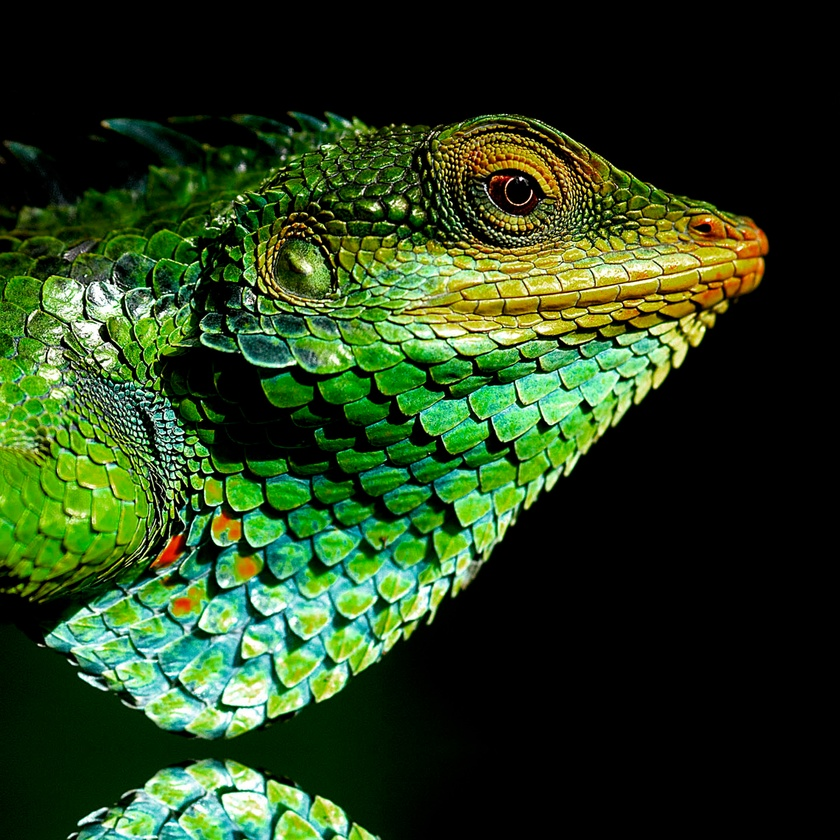
#> input picture w1_sobel/img/lizard.jpg, 840 x 840 px, shrunk from 4000 x 4000 before the run
$ python python_manual.py img/lizard.jpg img/house.jpg img/ball.jpg
#> lines starting #> are read from the running program, lines starting #| are printed output that depends on the picture
#> further down, img is the input picture: shape (840, 840, 3); mean B, G, R 28.3, 63.5, 39.4
import sys
import cv2
import time
import numpy as np


# python python_manual.py img/lizard.jpg img/house.jpg img/ball.jpg

def convert_to_greyscale(img):
    blue = img[:, :, 0]
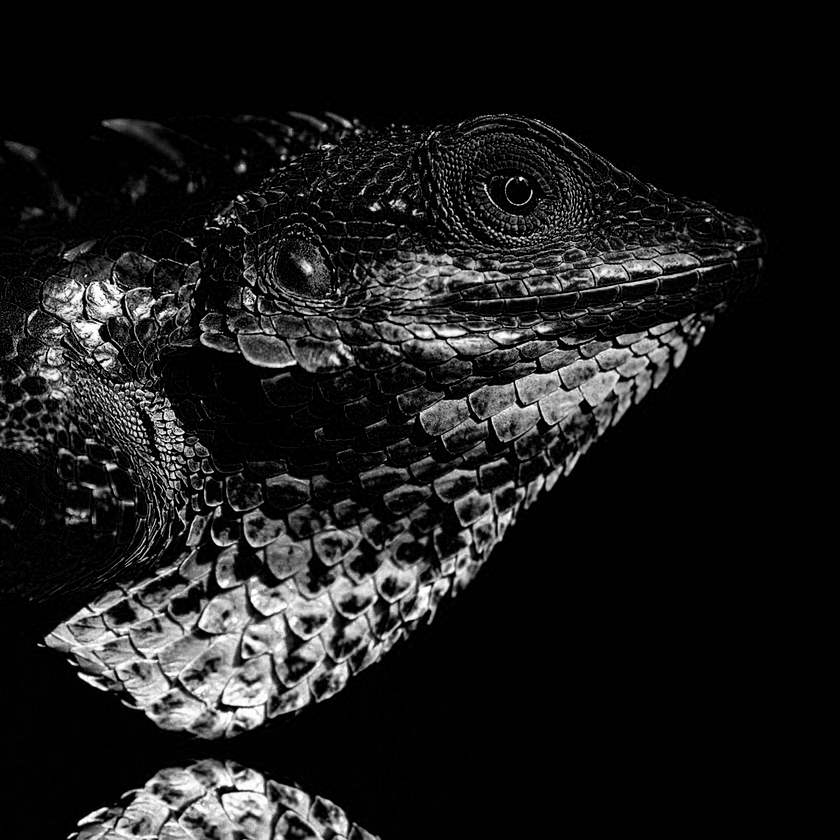
#> blue: shape (840, 840); min 0, max 255, mean 28.3
    green = img[:, :, 1]
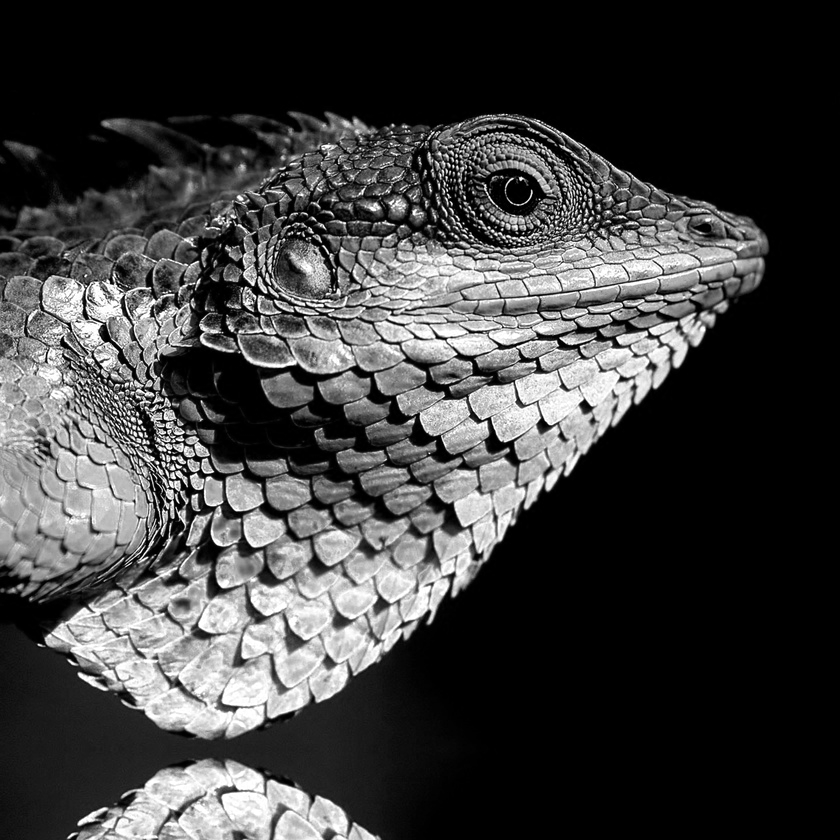
#> green: shape (840, 840); min 0, max 255, mean 63.5
    red = img[:, :, 2]
    grey_channel = 0.2 * blue + 0.5 * green + 0.3 * red
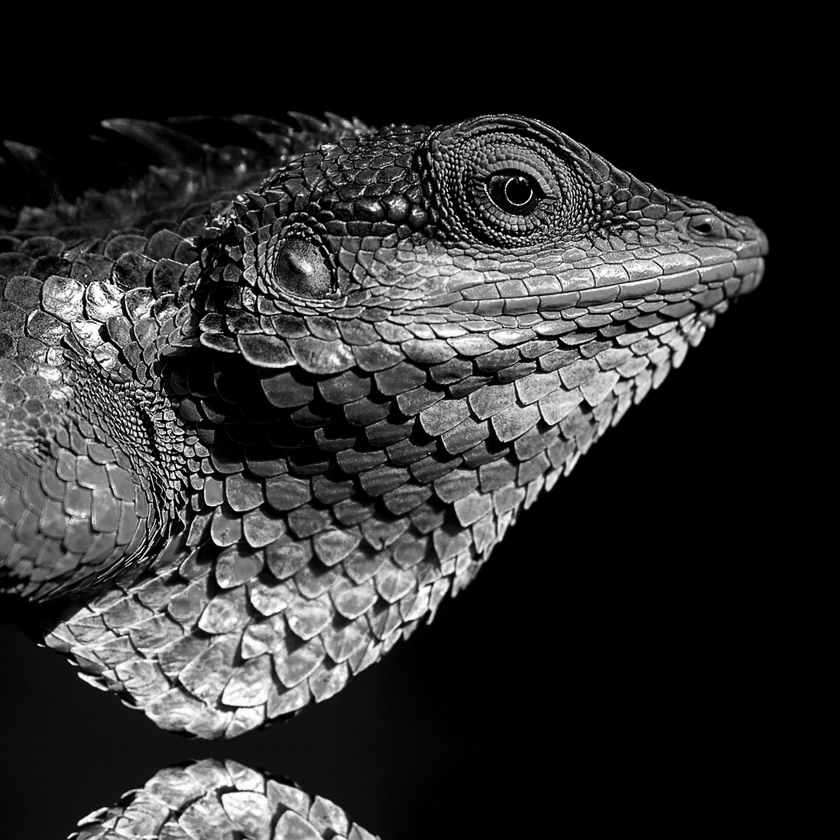
#> grey_channel: shape (840, 840) float64; min 0, max 255, mean 49.2
    return grey_channel


sobel_kernel_x = np.array([[-1, 0, 1], [-2, 0, 2], [-1, 0, 1]])
sobel_kernel_y = np.array([[-1, -2, -1], [0, 0, 0], [1, 2, 1]])


def convolution(img, kernel_3x3):
    w, h = img.shape
#> w = 840; h = 840
    stacked_sub_images = np.zeros((w-2, h-2))
    for i in [0, 1, 2]:
        for j in [0, 1, 2]:
            kv = kernel_3x3[i, j]
            subimg = img[0+i:w-2+i, 0+j:h-2+j] * kv
            stacked_sub_images += subimg
    new_img = np.zeros((w, h))
    new_img[1:-1, 1:-1] = stacked_sub_images
    return new_img


if __name__ == "__main__":
    for image_path in sys.argv[1:]:
        img = cv2.imread(image_path)  # bgr
        grey_img = convert_to_greyscale(img)

        start = time.time()

        sobel_img_x = convolution(grey_img, sobel_kernel_x)
        sobel_img_y = convolution(grey_img, sobel_kernel_y)
#> after the loop in convolution (call 2), `for i in [0, 1, 2]:`:
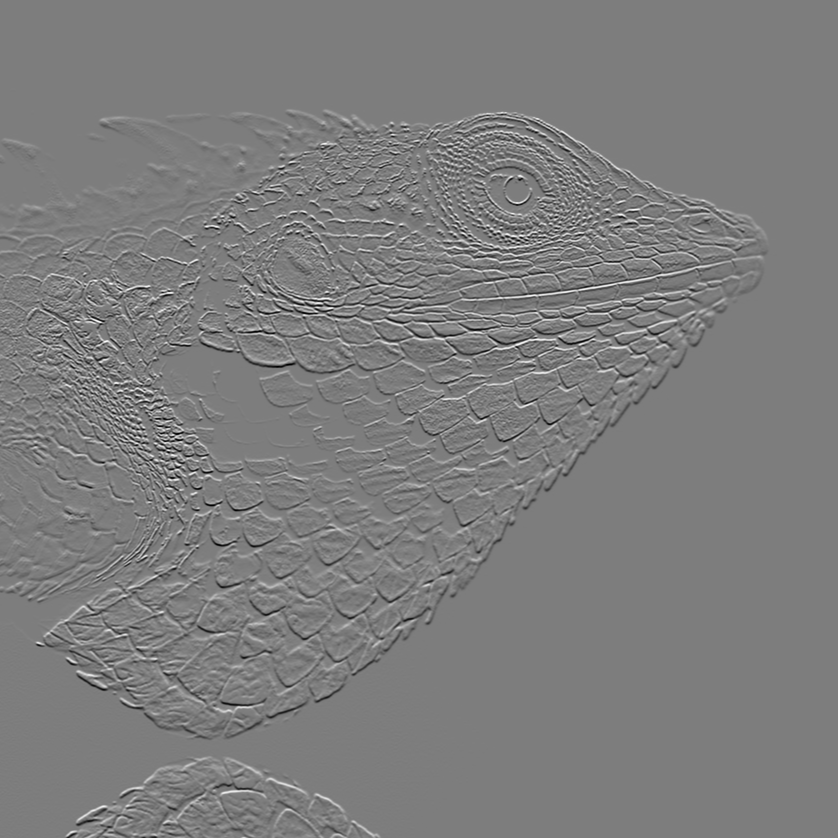
#> stacked_sub_images: shape (838, 838) float64; min -958.6, max 989.1, mean 0.5; drawn with min black and max white
        sobel_img = np.sqrt(np.multiply(sobel_img_y, sobel_img_y) +
                        np.multiply(sobel_img_x, sobel_img_x))
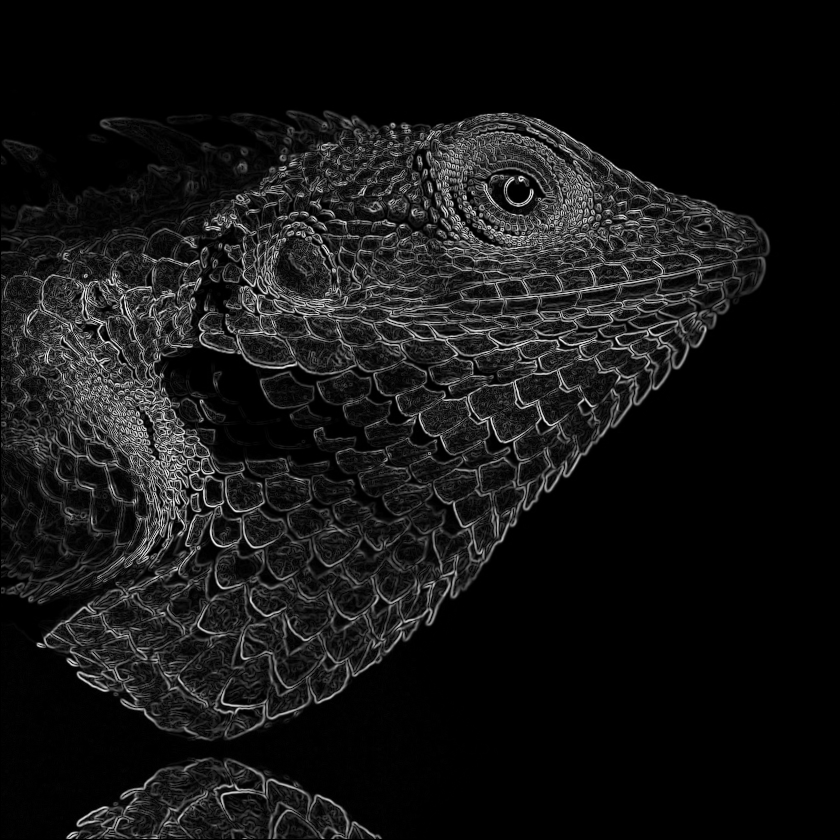
#> sobel_img: shape (840, 840) float64; min 0, max 1040.9, mean 87.6; drawn with min black and max white

        end = time.time()
        print(f"{image_path} with size {img.shape[0]}x{img.shape[1]}")
#| img/lizard.jpg with size 840x840
        print(f"    Sobel done: {(end - start)*1000}ms")

        cv2.imwrite(image_path.split(".")[0] + "_sobel_python.jpg", sobel_img)
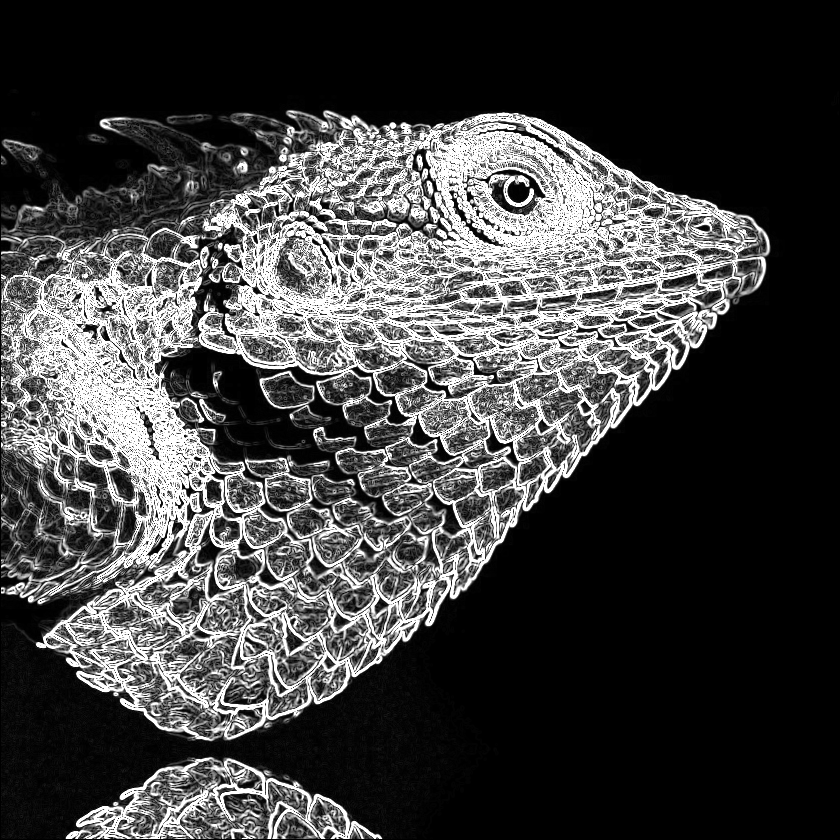
#> saved as lizard_sobel_python.jpg: shape (840, 840); min 0, max 255, mean 66.3
#> pass 2 of the loop `for image_path in sys.argv[1:]:`:
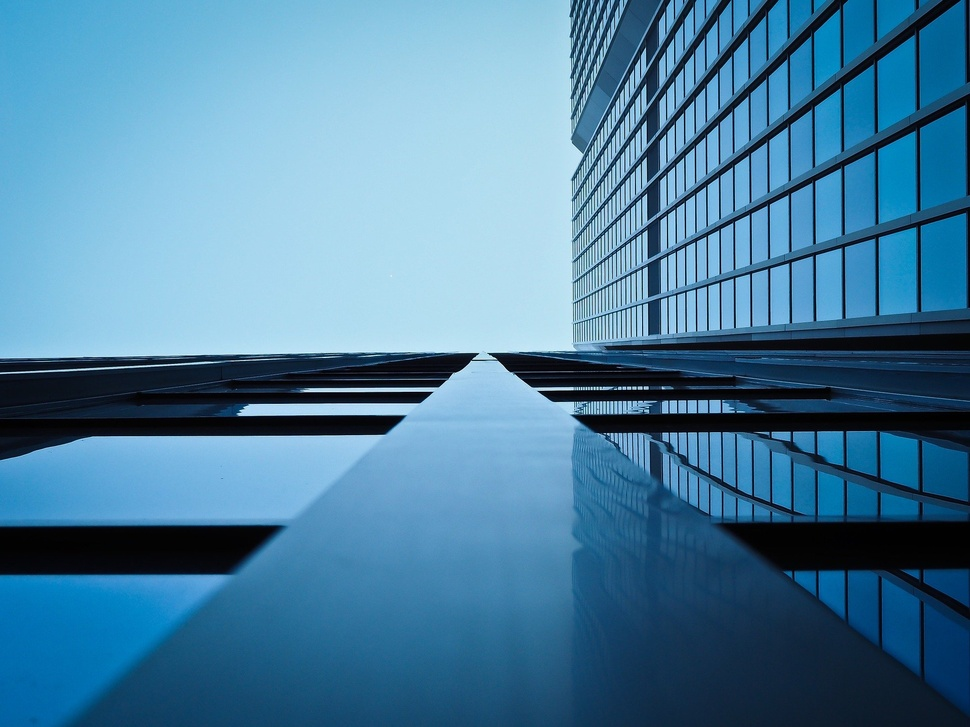
#> input picture w1_sobel/img/house.jpg, 970 x 727 px, shrunk from 1920 x 1440 before the run
#> img is the input picture: shape (727, 970, 3); mean B, G, R 159.6, 127.5, 75
#> blue: shape (727, 970)
#> green: shape (727, 970)
#> red: shape (727, 970)
#> grey_channel: shape (727, 970) float64
#> new_img: shape (727, 970) float64
#> after the loop in convolution (call 4), `for i in [0, 1, 2]:`:
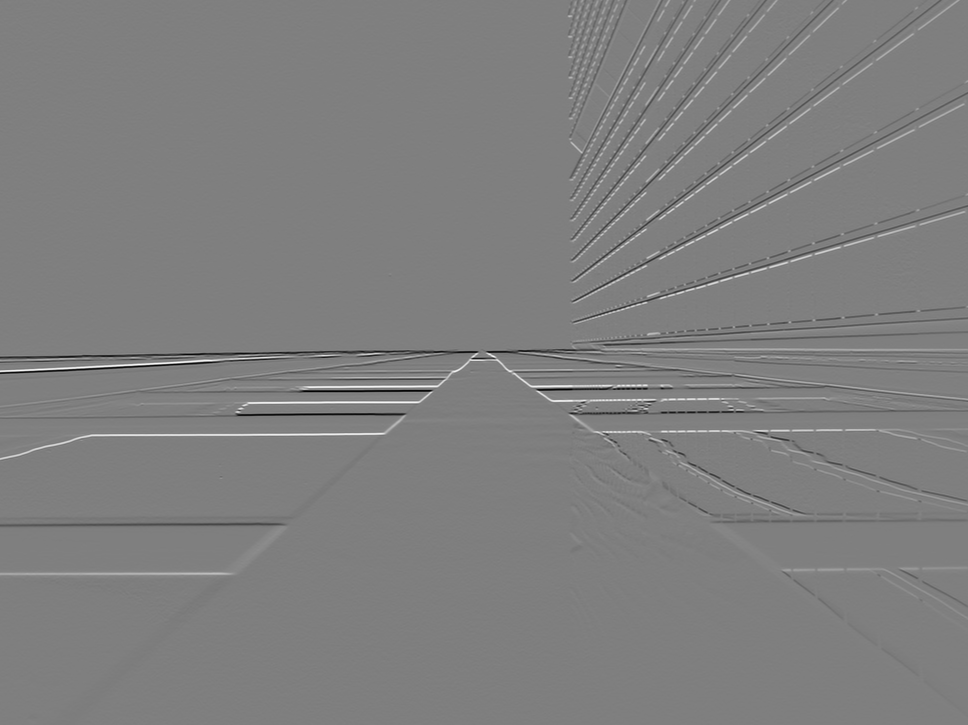
#> stacked_sub_images: shape (725, 968) float64; min -920.5, max 921.5, mean -0.9; drawn with min black and max white
#> sobel_img: shape (727, 970) float64
#| img/house.jpg with size 727x970
#> `cv2.imwrite(image_path.split(".")[0] + "_sobel_python.jpg", sobel_img)`:
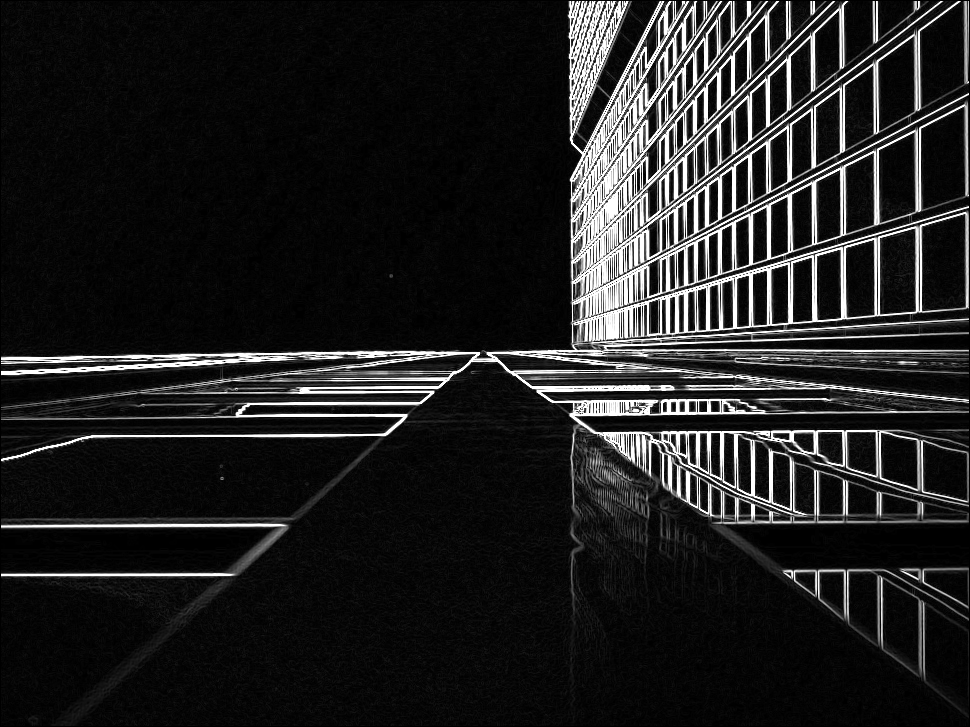
#> saved as house_sobel_python.jpg: shape (727, 970); min 0, max 255, mean 33.4
#> (the run stopped early here; a loop or call above may not have finished)
